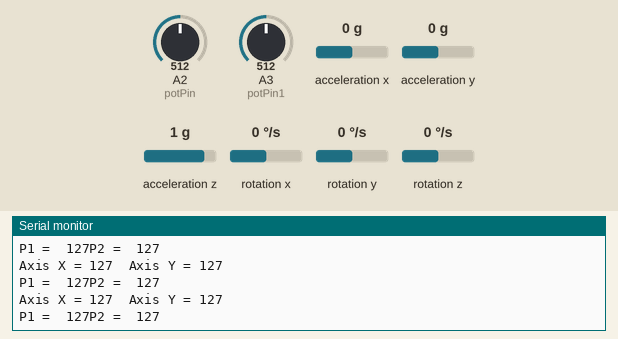
This sketch was run on a simulated Arduino Uno, built with avr-gcc and run on an emulated ATmega328P. Shown: the last lines printed to the serial monitor. The inputs (shaded band) are chosen by the test bench; at power-on: A2 (potPin) = 512, A3 (potPin1) = 512, acceleration x 0 g, acceleration y 0 g, acceleration z 1 g, rotation x 0 °/s, rotation y 0 °/s, rotation z 0 °/s. No radio packets arrive unless stated.

Above: at 4.2 s.
4.3 s: A2 (potPin) set to 409
At 4.8 s:
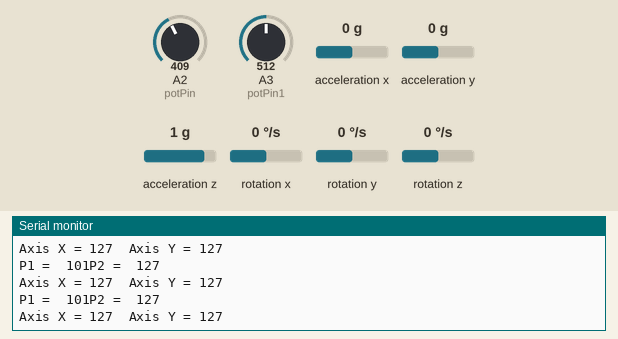
7.3 s: A2 (potPin) set to 389
At 8.3 s:
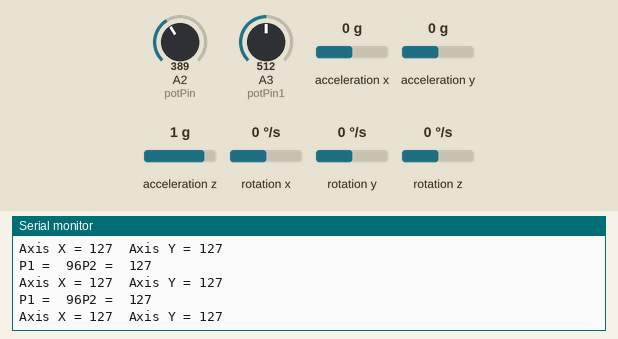
13.3 s: A3 (potPin1) set to 416
At 14.4 s:
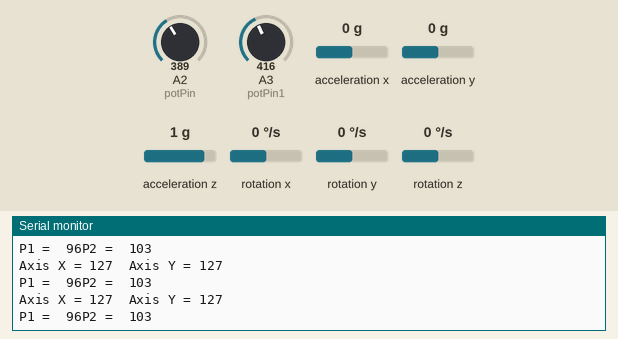
16.3 s: A3 (potPin1) set to 393
At 17.1 s:
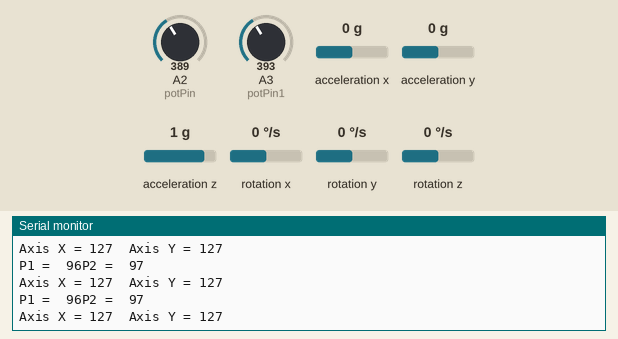
Timing chart, 0 to 19.3 s (numbered marks = the images above; inputs shaded):
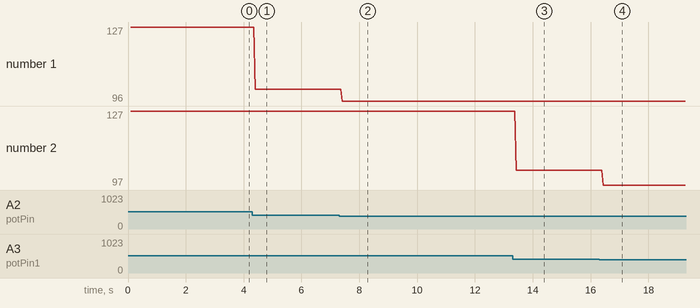

The sketch:

TRASMITTER.ino
```cpp
#include <SPI.h>
#include <nRF24L01.h>
#include <RF24.h>
#include "Wire.h"
#include "I2Cdev.h"
#include "MPU6050.h"

const int potPin = A2;
const int potPin1 = A3;


MPU6050 mpu;
int16_t ax, ay, az;
int16_t gx, gy, gz;

int16_t value;
int16_t value1;

const uint64_t pipeOut = 0xE8E8F0F0E1LL;

RF24 radio(9, 10); // CN and CSN

struct MyData {
  byte X;
  byte Y;
  int value=0;
  int value1=0;
};

MyData data;

void setup()
{
  Serial.begin(9600);

  pinMode(potPin, INPUT);
  pinMode(potPin1, INPUT);

  Wire.begin();
  mpu.initialize();

  radio.begin();
  radio.setAutoAck(false);
  radio.setDataRate(RF24_250KBPS);
  radio.openWritingPipe(pipeOut);
}

void loop()
{
  mpu.getMotion6(&ax, &ay, &az, &gx, &gy, &gz);

  data.X = map(ax, -17000, 17000, 0, 255 );
  data.Y = map(ay, -17000, 17000, 0, 255);

  value = analogRead(potPin);
  data.value = map(value, 0, 1023, 0, 255);

  value1 = analogRead(potPin1);
  data.value1 = map(value1, 0, 1023, 0, 255);

  delay(50);
  radio.write(&data, sizeof(MyData));

  Serial.print("Axis X = ");
  Serial.print(data.X);
  Serial.print("  ");
  Serial.print("Axis Y = ");
  Serial.println(data.Y);

  Serial.print("P1 =  ");
  Serial.print(data.value);
  Serial.print("P2 =  ");
  Serial.println(data.value1);
}
```

Measured:
- the behaviour switches between 402 and 401 on A3 (potPin1) (found by bisection; images 3 and 4)
- after the input at 4.3 s, the serial monitor: prints a new line after 0.11 s (image 1)
- after the input at 7.3 s, the serial monitor: prints a new line after 0.11 s (image 2)
- after the input at 13.3 s, the serial monitor: prints a new line after 0.13 s (image 3)
- after the input at 16.3 s, the serial monitor: prints a new line after 0.13 s (image 4)
- plotted number 1: 127 → 101 after the input at 4.3 s, 101 → 96 after the input at 7.3 s
- plotted number 2: 127 → 103 after the input at 13.3 s, 103 → 97 after the input at 16.3 s
